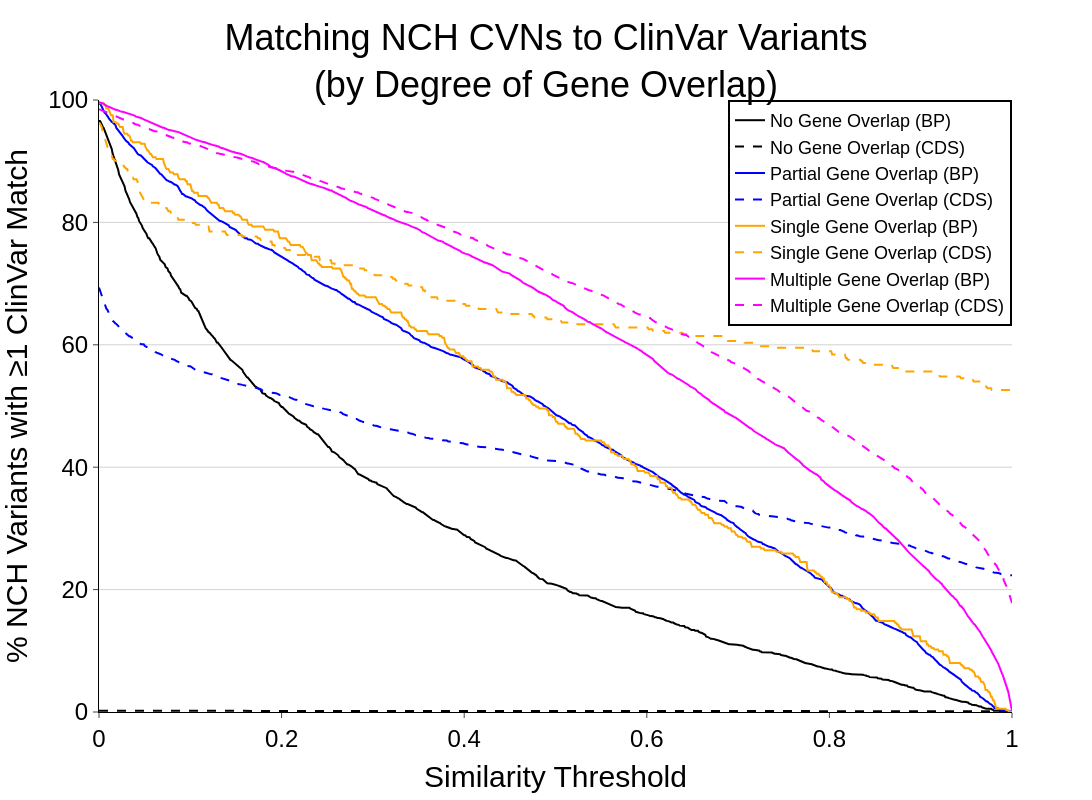

Notebook code for this chart:
### Code cell
## figure to show differences in clinvar match availability 
## for partial/multiple gene overlap variants

ov_tier_to_name = {
    0: 'No Gene Overlap',
    1: 'Partial Gene Overlap',
    2: 'Single Gene Overlap',
    3: 'Multiple Gene Overlap',
}

ov_tier_to_color = {
    0: 'black',
    1: 'blue',
    2: 'orange',
    3: 'magenta'
}

fig = go.Figure()
for tier, name in ov_tier_to_name.items():
    N = len(nch_df.query(f"overlap_tier{tier}"))
    bp_jacc = calculate_cumulative_score_matches(
        match_data=(
            nch_clinvar_match_df
            .query(f"nch_gene_overlap_tier == {tier}")
            .query("copy_number_agree")
        ),
        score_key='bp_jaccard',
        index_key='nch_variant'
    )
    bp_jacc = 100 * (bp_jacc / N)

    cds_jacc = calculate_cumulative_score_matches(
        match_data=(
            nch_clinvar_match_df
            .query(f"nch_gene_overlap_tier == {tier}")
            .query("copy_number_agree")
        ),
        score_key='cds_jaccard',
        index_key='nch_variant'
    )

    cds_jacc = 100 * (cds_jacc / N)
    
    fig.add_trace(go.Scatter(
        name=f"{name} (BP)",
        marker_color=ov_tier_to_color[tier],
        x=bp_jacc.index,
        y=bp_jacc.values
    ))

    fig.add_trace(go.Scatter(
        name=f"{name} (CDS)",
        marker_color=ov_tier_to_color[tier],
        x=cds_jacc.index,
        y=cds_jacc.values,
        line_dash='dash'
    ))

fig.update_layout(fig0.layout)
fig.update_layout(
    title_text='Matching NCH CVNs to ClinVar Variants<br>(by Degree of Gene Overlap)',
    font=dict(
        color='black',
        family='arial',
    ),
)
fig.show()

### Figure 1 — Plotly figure (JSON) as saved in the notebook; plotly's stock layout.template omitted (floating-point values rounded to 4 significant figures; data arrays with more than 128 entries replaced by an {"elided": "..."} marker saying what was removed)
{"data": [{"marker": {"color": "black"}, "name": "No Gene Overlap (BP)", "type": "scatter", "x": {"elided": "1001 float values"}, "y": {"elided": "1001 float values"}}, {"line": {"dash": "dash"}, "marker": {"color": "black"}, "name": "No Gene Overlap (CDS)", "type": "scatter", "x": {"elided": "1001 float values"}, "y": {"elided": "1001 float values"}}, {"marker": {"color": "blue"}, "name": "Partial Gene Overlap (BP)", "type": "scatter", "x": {"elided": "1001 float values"}, "y": {"elided": "1001 float values"}}, {"line": {"dash": "dash"}, "marker": {"color": "blue"}, "name": "Partial Gene Overlap (CDS)", "type": "scatter", "x": {"elided": "1001 float values"}, "y": {"elided": "1001 float values"}}, {"marker": {"color": "orange"}, "name": "Single Gene Overlap (BP)", "type": "scatter", "x": {"elided": "1001 float values"}, "y": {"elided": "1001 float values"}}, {"line": {"dash": "dash"}, "marker": {"color": "orange"}, "name": "Single Gene Overlap (CDS)", "type": "scatter", "x": {"elided": "1001 float values"}, "y": {"elided": "1001 float values"}}, {"marker": {"color": "magenta"}, "name": "Multiple Gene Overlap (BP)", "type": "scatter", "x": {"elided": "1001 float values"}, "y": {"elided": "1001 float values"}}, {"line": {"dash": "dash"}, "marker": {"color": "magenta"}, "name": "Multiple Gene Overlap (CDS)", "type": "scatter", "x": {"elided": "1001 float values"}, "y": {"elided": "1001 float values"}}], "layout": {"font": {"color": "black", "family": "arial", "size": 24}, "height": 800, "legend": {"bordercolor": "black", "borderwidth": 2, "font": {"size": 18}, "x": 1, "xanchor": "right", "y": 1, "yanchor": "top"}, "plot_bgcolor": "white", "title": {"font": {"size": 36}, "text": "Matching NCH CVNs to ClinVar Variants<br>(by Degree of Gene Overlap)", "x": 0.5}, "width": 1200, "xaxis": {"linecolor": "black", "range": [0, 1], "ticks": "outside", "title": {"font": {"size": 30}, "text": "Similarity Threshold"}}, "yaxis": {"gridcolor": "lightgray", "linecolor": "black", "range": [0, 100], "ticks": "outside", "title": {"font": {"size": 30}, "text": "% NCH Variants with ≥1 ClinVar Match"}}}}
